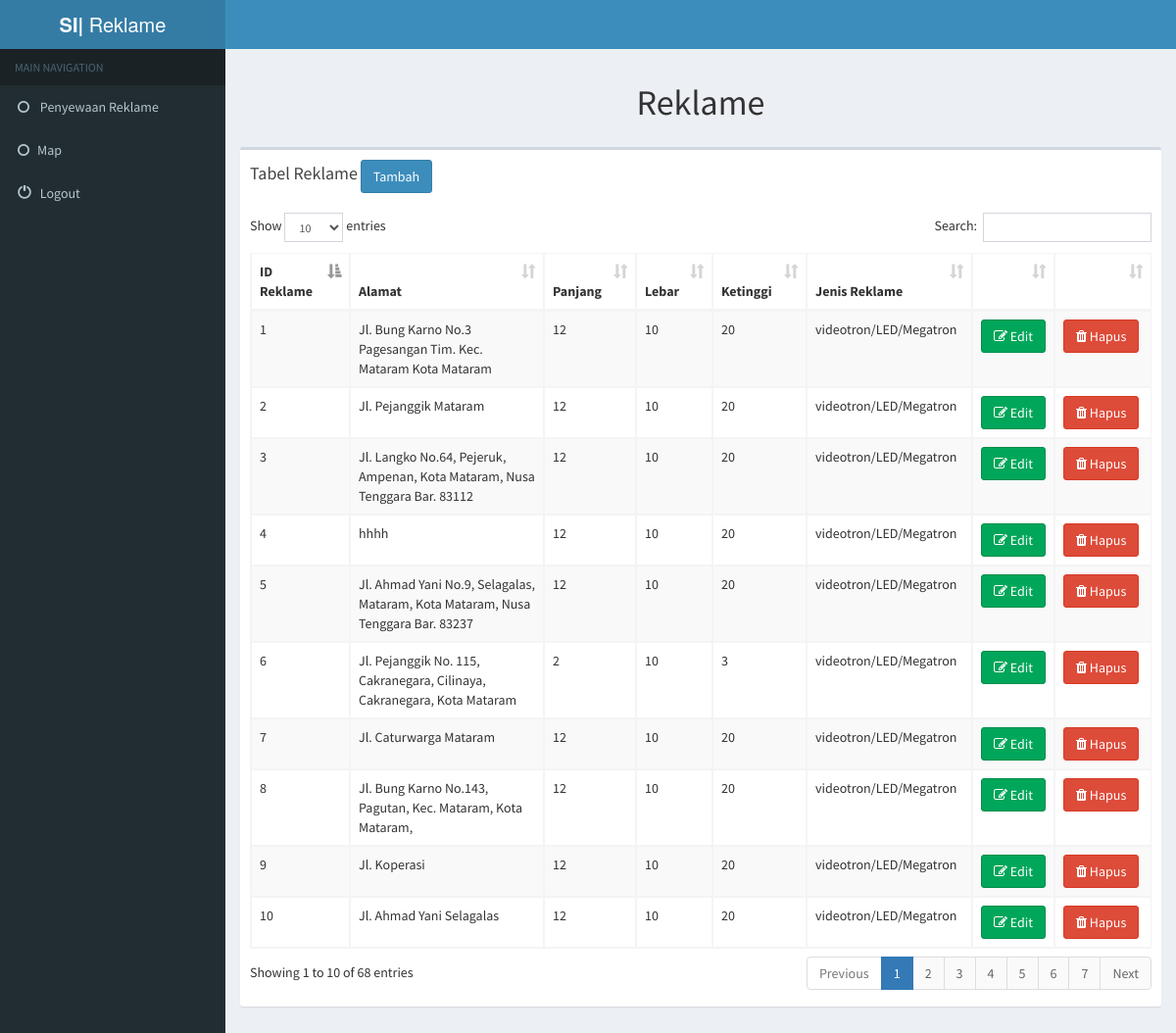
/index.php/reklame, run on an earlier commit of the app's database.
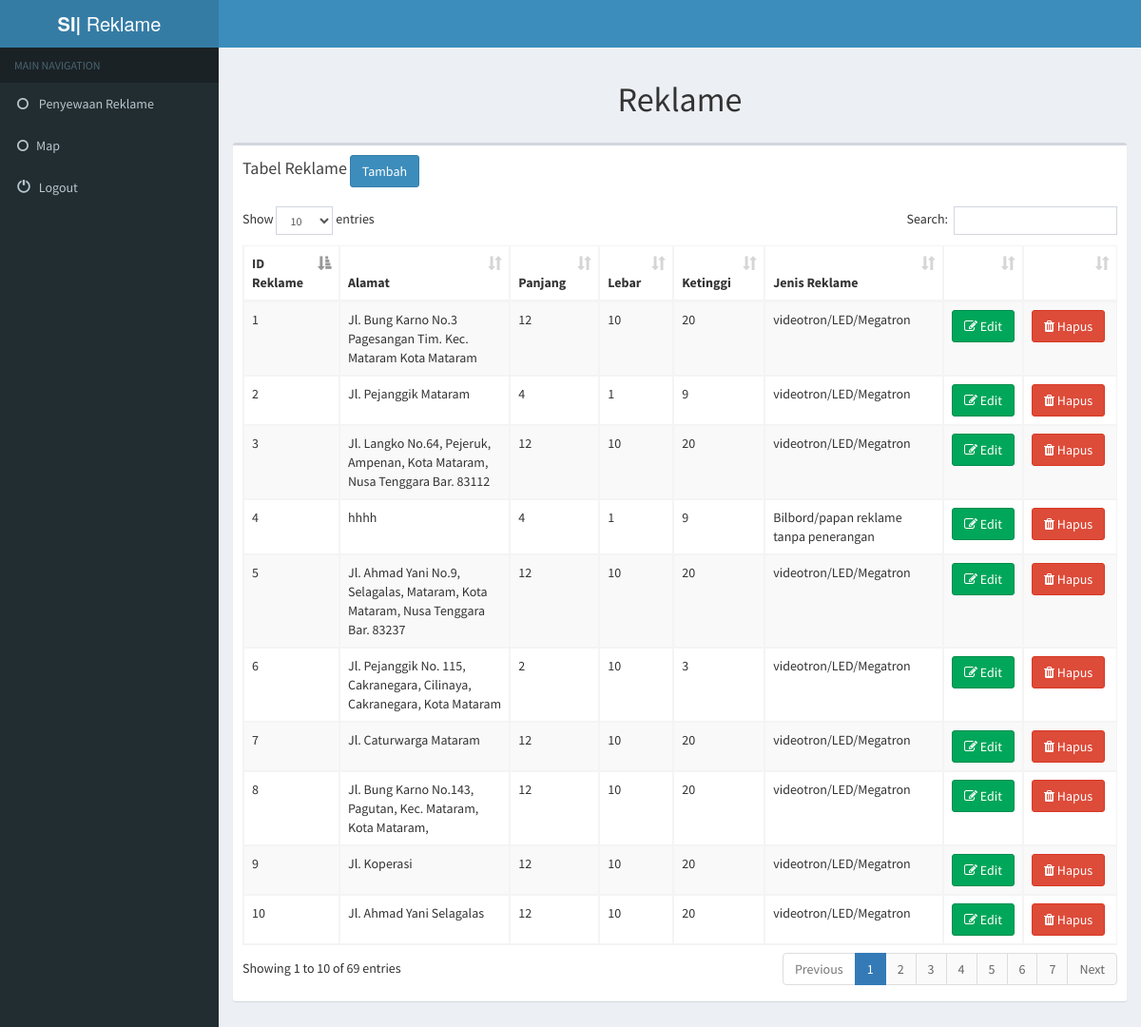
And on a later commit of the database.
### tables this page shows
CREATE TABLE `reklame` (
  `id_reklame` int(4) NOT NULL,
  `id_jenis_reklame` int(3) NOT NULL,
  `jumlah_sisi` int(1) NOT NULL,
  `alamat` varchar(100) NOT NULL,
  `latitude` varchar(15) NOT NULL,
  `longitude` varchar(15) NOT NULL,
  `deskripsi` varchar(255) NOT NULL,
  `foto` varchar(30) NOT NULL,
  `panjang` int(4) NOT NULL COMMENT 'meter',
  `lebar` int(4) NOT NULL COMMENT 'meter',
  `ketinggian` int(4) NOT NULL COMMENT 'meter',
  `klasifikasi_jalan` varchar(1) NOT NULL
);

CREATE TABLE `jenis_reklame` (
  `id_jenis` int(11) NOT NULL,
  `nama` varchar(200) NOT NULL
);

### application/controllers/Reklame.php (called while the page is built, shortened)
<?php
class Reklame extends CI_Controller
{
	public function index()
	{
		$data['data'] = $this->M_Reklame->getAll();
		$this->load->view('include/header');
		$this->load->view('reklame/data',$data);
		$this->load->view('include/footer');
	}
}

### index.php (called while the page is built, shortened)
<?php
require_once BASEPATH.'core/CodeIgniter.php';

### application/models/M_Reklame.php (called while the page is built, shortened)
<?php
class M_Reklame extends CI_Model
{
	function getAll()
	{
	  $query = $this->db->get('reklame');
	  return $query->result_array();
	}
}
?>

### application/models/M_jenis_reklame.php (called while the page is built, shortened)
<?php
class M_jenis_reklame extends CI_Model
{
	function detail($where)
	{
		$this->db->where($where);
		return $this->db->get('jenis_reklame');
	}
}
?>

### application/views/reklame/data.php (the view, shortened to what this page needs)
<body class="hold-transition skin-blue sidebar-mini">
<div class="wrapper">
  <div class="content-wrapper">
    <section class="content-header">
      <center><h1>
         Reklame
      </h1></center>
    </section>
    <section class="content">
          <div class="box">
            <div class="box-header">
                <h3 class="box-title">Tabel Reklame  </h3>
                <a class="btn btn-primary" href="<?php echo base_url()."index.php/Reklame/form/" ?>">Tambah</a>
            </div>
            <div class="box-body">
              <table id="example1" class="table table-bordered table-striped">
                <thead>
                <tr>
                  <th>ID Reklame</th>
                  <th>Alamat</th>
                  <th>Panjang</th>
                  <th>Lebar</th>
                  <th>Ketinggi</th>
                  <th>Jenis Reklame</th>
                  <th></th>
                  <th></th>
                </tr>
                </thead>
                <tbody>
                  <?php foreach ($data as $row) {?>
                <tr>
                  <td> <?php echo $row['id_reklame']; ?> </td>
                  <td> <?php echo $row['alamat']; ?> </td>
                  <td> <?php echo $row['panjang']; ?> </td>
                  <td> <?php echo $row['lebar']; ?> </td>
                  <td> <?php echo $row['ketinggian']; ?> </td>
                  <td> <?php
                   $nama_jenis_reklame = $this->M_jenis_reklame->detail( array('id_jenis' => $row['id_jenis_reklame'] ))->row_array()['nama'];
                   echo $nama_jenis_reklame;
                   ?> </td>
                  <td>
                      <a class="btn btn-success" href="Reklame/form/<?php echo $row['id_reklame'];?>"> <i class="fa fa-edit "></i> Edit</a>
                </td>
                <td>
                      <a class="btn btn-danger" href="<?php echo site_url('Reklame/hapus/'.$row['id_reklame']);?>"
                      onclick="return confirm('Apakah Anda yakin ingin menghapus?')"> <i class="icon-trash"></i> <i class="fa fa-trash "></i> Hapus</a>
                </td>
                </tr>
                <?php } ?>
              </tbody>
              </table>
            </div>
          </div>

What changed in the data, as far as the page shows it:
changed reklame "Jl. Pejanggik Mataram": panjang "12" → "4"; lebar "10" → "1"; ketinggian "20" → "9"
changed reklame "hhhh": panjang "12" → "4"; lebar "10" → "1"; ketinggian "20" → "9"; id_jenis_reklame.nama "videotron/LED/Megatron" → "Bilbord/papan reklame tanpa penerangan"
Also different on the page:
text written by a page script: "Show entries Search: Showing 1 to 10 of 68 entries Previous 1 2 3 4 5 6 7 Next" → "Show entries Search: Showing 1 to 10 of 69 entries Previous 1 2 3 4 5 6 7 Next"
